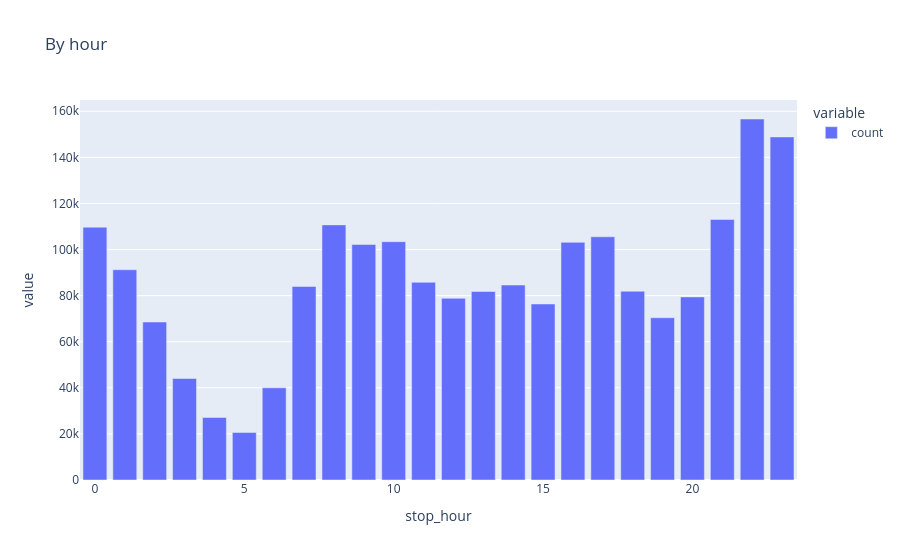
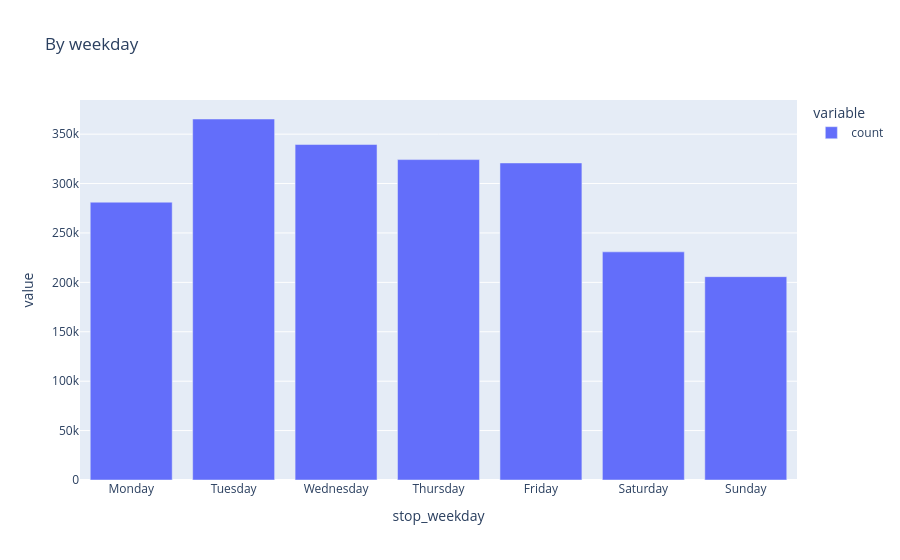
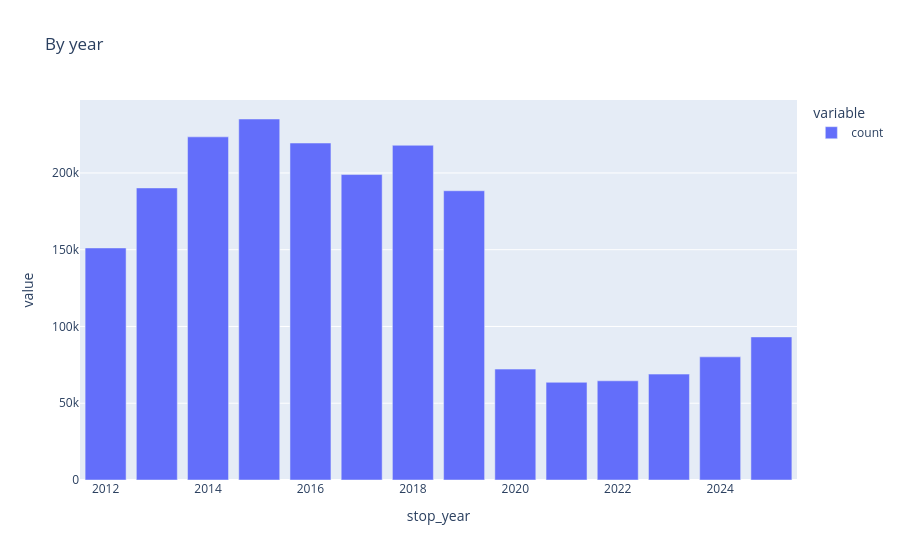

Here is the notebook cell these charts were saved with, in order:
### Markdown cell above
the busiest hours and weekdays, and the sharp drop around 2020 (it was visible in your dashboard).

### Code cell
weekdays = ["Monday", "Tuesday", "Wednesday", "Thursday",
            "Friday", "Saturday", "Sunday"]
px.bar(df["stop_hour"].value_counts().sort_index(), title="By hour").show()
px.bar(df["stop_weekday"].value_counts().reindex(weekdays), title="By weekday").show()
px.bar(df["stop_year"].value_counts().sort_index(), title="By year").show()

### Figure 1 — Plotly figure (JSON) as saved in the notebook; plotly's stock layout.template omitted (floating-point values rounded to 4 significant figures)
{"data": [{"hovertemplate": "variable=count<br>stop_hour=%{x}<br>value=%{y}<extra></extra>", "legendgroup": "count", "marker": {"color": "#636efa", "pattern": {"shape": ""}}, "name": "count", "orientation": "v", "showlegend": true, "textposition": "auto", "type": "bar", "x": [0, 1, 2, 3, 4, 5, 6, 7, 8, 9, 10, 11, 12, 13, 14, 15, 16, 17, 18, 19, 20, 21, 22, 23], "xaxis": "x", "y": [109698, 91243, 68556, 44045, 27102, 20594, 39992, 83984, 110694, 102170, 103402, 85772, 78834, 81789, 84589, 76380, 103111, 105521, 81905, 70416, 79443, 113019, 156641, 148861], "yaxis": "y"}], "layout": {"barmode": "relative", "legend": {"title": {"text": "variable"}, "tracegroupgap": 0}, "title": {"text": "By hour"}, "xaxis": {"anchor": "y", "domain": [0, 1], "title": {"text": "stop_hour"}}, "yaxis": {"anchor": "x", "domain": [0, 1], "title": {"text": "value"}}}}

### Figure 2 — Plotly figure (JSON) as saved in the notebook; plotly's stock layout.template omitted (floating-point values rounded to 4 significant figures)
{"data": [{"hovertemplate": "variable=count<br>stop_weekday=%{x}<br>value=%{y}<extra></extra>", "legendgroup": "count", "marker": {"color": "#636efa", "pattern": {"shape": ""}}, "name": "count", "orientation": "v", "showlegend": true, "textposition": "auto", "type": "bar", "x": ["Monday", "Tuesday", "Wednesday", "Thursday", "Friday", "Saturday", "Sunday"], "xaxis": "x", "y": [281155, 365332, 339495, 324258, 320861, 230883, 205777], "yaxis": "y"}], "layout": {"barmode": "relative", "legend": {"title": {"text": "variable"}, "tracegroupgap": 0}, "title": {"text": "By weekday"}, "xaxis": {"anchor": "y", "domain": [0, 1], "title": {"text": "stop_weekday"}}, "yaxis": {"anchor": "x", "domain": [0, 1], "title": {"text": "value"}}}}

### Figure 3 — Plotly figure (JSON) as saved in the notebook; plotly's stock layout.template omitted (floating-point values rounded to 4 significant figures)
{"data": [{"hovertemplate": "variable=count<br>stop_year=%{x}<br>value=%{y}<extra></extra>", "legendgroup": "count", "marker": {"color": "#636efa", "pattern": {"shape": ""}}, "name": "count", "orientation": "v", "showlegend": true, "textposition": "auto", "type": "bar", "x": [2012, 2013, 2014, 2015, 2016, 2017, 2018, 2019, 2020, 2021, 2022, 2023, 2024, 2025], "xaxis": "x", "y": [151153, 190242, 223497, 235138, 219494, 198961, 218029, 188394, 72229, 63638, 64610, 68974, 80208, 93194], "yaxis": "y"}], "layout": {"barmode": "relative", "legend": {"title": {"text": "variable"}, "tracegroupgap": 0}, "title": {"text": "By year"}, "xaxis": {"anchor": "y", "domain": [0, 1], "title": {"text": "stop_year"}}, "yaxis": {"anchor": "x", "domain": [0, 1], "title": {"text": "value"}}}}
